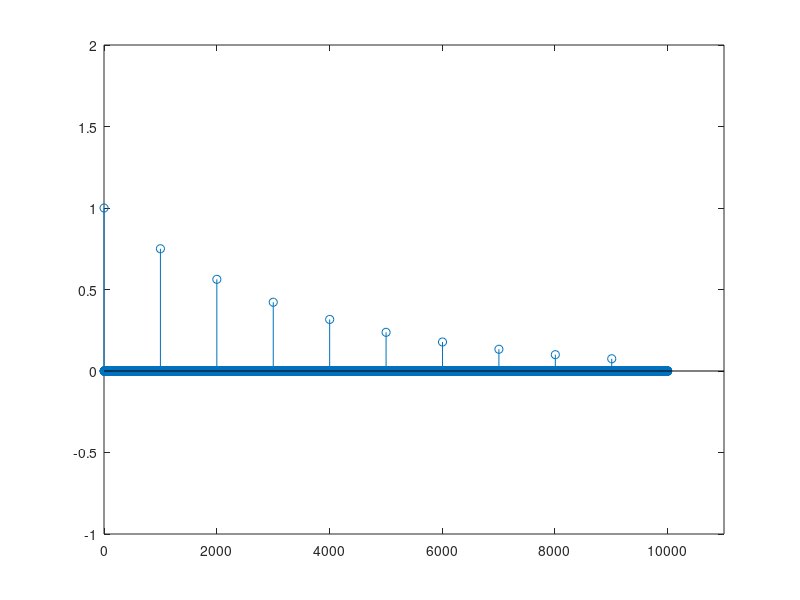

MATLAB code for this plot:
% createIIR.m
% ECSE 490 - DSP Lab
% Group 1 - Isabel Helleur and Loren Lugosch
% Experiment 1 - February 6, 2013

% IIR comb filter with delay M, pseudo infinite %
% h[n] = delta[n] + Gdelta[n-M] %

% sample time range of interest from -5 to 5 %
T = 0:1:10000;
IIR = 1:numel(T);

% delay M and gain G 
M = 1000;
G = 3/4;
exponent=1;

for i = 1:numel(T)
    if (i == 1)
        IIR(1) = 1;
    elseif (mod(i,M + 1)==0) % off by one
        IIR(i) = G^exponent;
        exponent = exponent + 1;
    else 
        IIR(i) = 0;
    end
end

stem(T,IIR);
axis([-1 11000 -1 2]);
